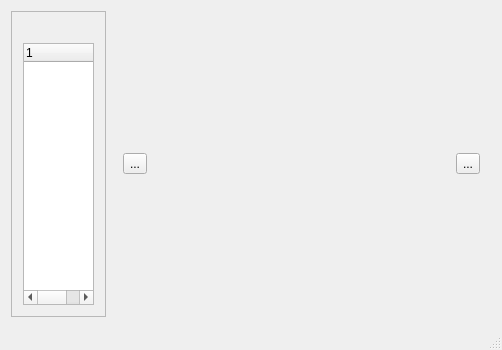
<?xml version="1.0" encoding="UTF-8"?>
<ui version="4.0">
 <class>MainWindow</class>
 <widget class="QMainWindow" name="MainWindow">
  <property name="geometry">
   <rect>
    <x>0</x>
    <y>0</y>
    <width>502</width>
    <height>350</height>
   </rect>
  </property>
  <property name="windowTitle">
   <string>MainWindow</string>
  </property>
  <widget class="QWidget" name="centralWidget">
   <layout class="QHBoxLayout" name="horizontalLayout" stretch="1,4">
    <item>
     <widget class="QFrame" name="frame">
      <property name="frameShape">
       <enum>QFrame::StyledPanel</enum>
      </property>
      <property name="frameShadow">
       <enum>QFrame::Raised</enum>
      </property>
      <layout class="QVBoxLayout" name="verticalLayout_2">
       <item>
        <layout class="QVBoxLayout" name="verticalLayout">
         <item>
          <widget class="QLabel" name="lab_lst_title">
           <property name="text">
            <string/>
           </property>
          </widget>
         </item>
         <item>
          <widget class="QTreeWidget" name="treeWidget">
           <column>
            <property name="text">
             <string notr="true">1</string>
            </property>
           </column>
          </widget>
         </item>
        </layout>
       </item>
      </layout>
     </widget>
    </item>
    <item>
     <widget class="Widget" name="widget" native="true">
      <layout class="QHBoxLayout" name="horizontalLayout_2">
       <item>
        <widget class="QToolButton" name="pre_btn">
         <property name="text">
          <string>...</string>
         </property>
        </widget>
       </item>
       <item>
        <widget class="QLabel" name="dispaly_lab">
         <property name="text">
          <string/>
         </property>
        </widget>
       </item>
       <item>
        <widget class="QToolButton" name="next_btn">
         <property name="text">
          <string>...</string>
         </property>
        </widget>
       </item>
      </layout>
     </widget>
    </item>
   </layout>
  </widget>
  <widget class="QMenuBar" name="menuBar">
   <property name="geometry">
    <rect>
     <x>0</x>
     <y>0</y>
     <width>502</width>
     <height>17</height>
    </rect>
   </property>
  </widget>
  <widget class="QStatusBar" name="statusBar"/>
 </widget>
 <layoutdefault spacing="6" margin="11"/>
 <customwidgets>
  <customwidget>
   <class>Widget</class>
   <extends>QWidget</extends>
   <header>widget.h</header>
   <container>1</container>
  </customwidget>
 </customwidgets>
 <resources/>
 <connections/>
</ui>
